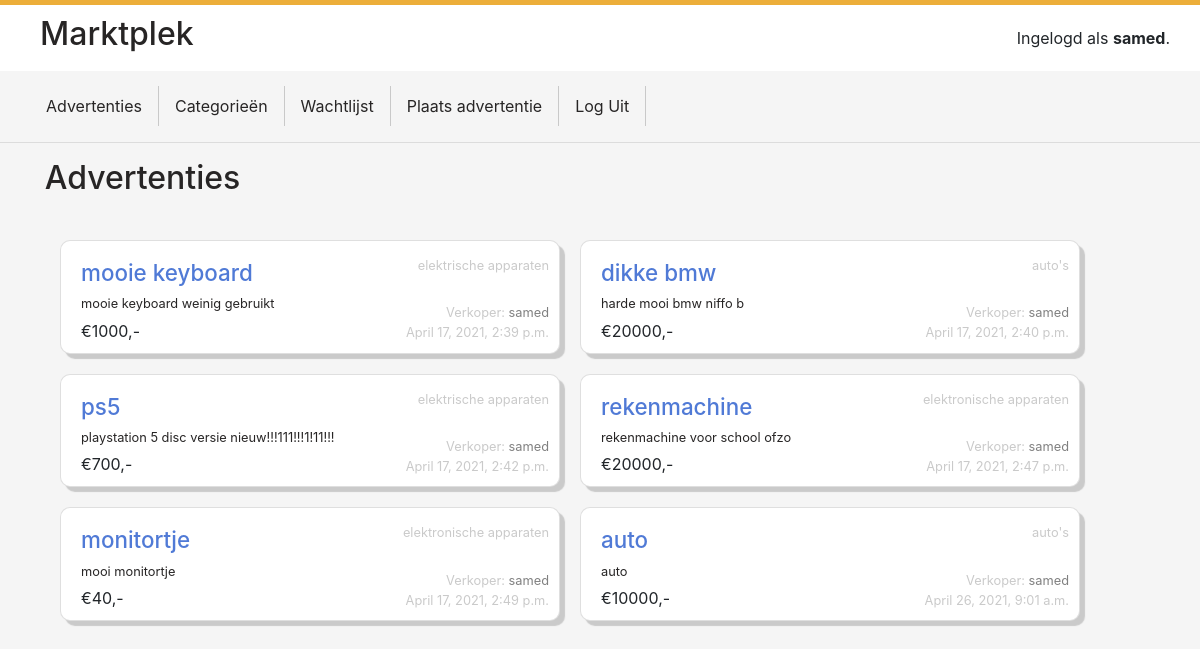
The page / (signed in) on the database its author committed.
### auctions/models.py (models this page shows)
class User(AbstractUser):
    pass

class Listing(models.Model):
    seller = models.CharField(max_length=64)
    title = models.CharField(max_length=64)
    description = models.TextField()
    starting_bid = models.IntegerField()
    category = models.CharField(max_length=64)
    image_link = models.CharField(max_length=200, default=None, blank=True, null=True)
    created_at = models.DateTimeField(auto_now_add=True)

### auctions/views.py (the view)
# urls.py: path("", views.index, name="index"),
def index(request):
    products = Listing.objects.all()
    empty = False
    if len(products) == 0:
        empty = True
    return render(request, "auctions/index.html", {
        "products": products,
        "empty": empty
    })

### auctions/templates/auctions/index.html (shortened to what this page needs)
{% extends "auctions/layout.html" %}
{% block body %}
    <h2>Advertenties</h2>
    {% if empty %}
        <h1>empty</h1>
    {% else %}
    <div class="container">
        {% for product in products%}
        <div class="card">
            <div class="card-info">
                <div id="title" >{{product.title}}</div>
                <div id="cat" >{{product.category}}</div>
                <div id="sel" >Verkoper: <span id="seller" >{{product.seller}}</span></div>
                <div id="desc" >{{product.description}}</div>
                <div id="bid" >€{{product.starting_bid}},-</div>
                <div id="date" >{{product.created_at}}</div>
            </div>
        </div>
        {% endfor %}
    </div>
    {% endif %}
{% endblock %}

### auctions/templates/auctions/layout.html (shortened to what this page needs)
{% load static %}
<!DOCTYPE html>
<html lang="en">
    <head>
        <link rel="stylesheet" href="https://stackpath.bootstrapcdn.com/bootstrap/4.4.1/css/bootstrap.min.css">
        <link href="{% static 'auctions/styles.css' %}" rel="stylesheet">
    </head>
    <body>
        <header>
            <div class="header">
                <h1>Marktplek</h1>
                <div>
                    {% if user.is_authenticated %}
                        Ingelogd als <strong>{{ user.username }}</strong>.
                    {% else %}
                        Niet ingelogd.
                    {% endif %}
                </div>
        </header>
        <ul class="nav">
            <li class="nav-item">
                <a class="nav-link" href="{% url 'index' %}">Advertenties</a>
            </li>
            <li class="nav-item">
                <a class="nav-link" href="{% url 'categories' %}">Categorieën</a>
            </li>
            <li class="nav-item">
                <a class="nav-link" href="{% url 'watchlist' %}">Wachtlijst</a>
            </li>
            <li class="nav-item">
                <a class="nav-link" href="{% url 'create' %}">Plaats advertentie</a>
            </li>
            {% if user.is_authenticated %}
                <li class="nav-item">
                    <a class="nav-link" href="{% url 'logout' %}">Log Uit</a>
                </li>
            {% endif %}
        </ul>
        <hr>
        {% block body %}
        {% endblock %}
    </body>
</html>

### auctions/static/auctions/styles.css (style rules this page uses)
:root { --lig: rgb(39, 37, 37); --ligh: rgb(201, 201, 201); --light: #cacaca; --lighter: #f5f5f5; --blue: rgb(80, 122, 214); --primary: rgb(236, 174, 58); }
body { padding: 0; margin: 0; background-color: var(--lighter); min-height: 100vh; padding-bottom: 100px; }
h2 { color: var(--lig); margin-left: 1.4em; margin-bottom: 1em; }
header::before { display: block; background-color: var(--primary); content: ''; height: 5px; width: 100%; }
header { background-color: white; width: 100%; }
header h1 { color: var(--lig); font-size: 2em; padding: 10px; }
.header { display: flex; align-items: center; justify-content: space-between; padding: 0px 30px; }
.nav { padding: 0px 30px; padding-top: 15px; }
.nav-item { border-right: 1px solid var(--ligh); }
.nav-link { color: var(--lig); }
.container { display: flex; width: 100%; margin: 0; flex-wrap: wrap; align-items: center; justify-content: center; }
.card { width: 500px; max-height: 220px; margin: 10px 10px; padding: 10px; display: flex; flex-direction: row; border-radius: 10px; box-shadow: 5px 5px 1px var(--light); }
.card-info { display: flex; flex-direction: column; justify-content: center; position: relative; width: 100%; }
.card-info div { margin-top: 5px; }
#title { font-size: 1.4rem; font-weight: 500; color: var(--blue); }
#desc { font-size: .8rem; color: var(--lig); }
#bid { color: --lig; }
#sel { position: absolute; right: 0; bottom: 20px; color: var(--light); font-size: .8rem; }
#seller { color: gray; }
#cat { position: absolute; right: 0; top: 0; color: var(--light); font-size: .8rem; }
#date { position: absolute; right: 0; bottom: 0; color: var(--light); font-size: .8rem; }

### rows shown on the page
User: username "samed"
Listing: title "mooie keyboard", category "elektrische apparaten", seller "samed", description "mooie keyboard weinig gebruikt", starting_bid "1000", created_at "April 17, 2021, 2:39 p.m."
Listing: title "dikke bmw", category "auto's", seller "samed", description "harde mooi bmw niffo b", starting_bid "20000", created_at "April 17, 2021, 2:40 p.m."
Listing: title "ps5", category "elektrische apparaten", seller "samed", description "playstation 5 disc versie nieuw!!!111!!!1!11!!!", starting_bid "700", created_at "April 17, 2021, 2:42 p.m."
Listing: title "rekenmachine", category "elektronische apparaten", seller "samed", description "rekenmachine voor school ofzo", starting_bid "20000", created_at "April 17, 2021, 2:47 p.m."
Listing: title "monitortje", category "elektronische apparaten", seller "samed", description "mooi monitortje", starting_bid "40", created_at "April 17, 2021, 2:49 p.m."
Listing: title "auto", category "auto's", seller "samed", description "auto", starting_bid "10000", created_at "April 26, 2021, 9:01 a.m."
